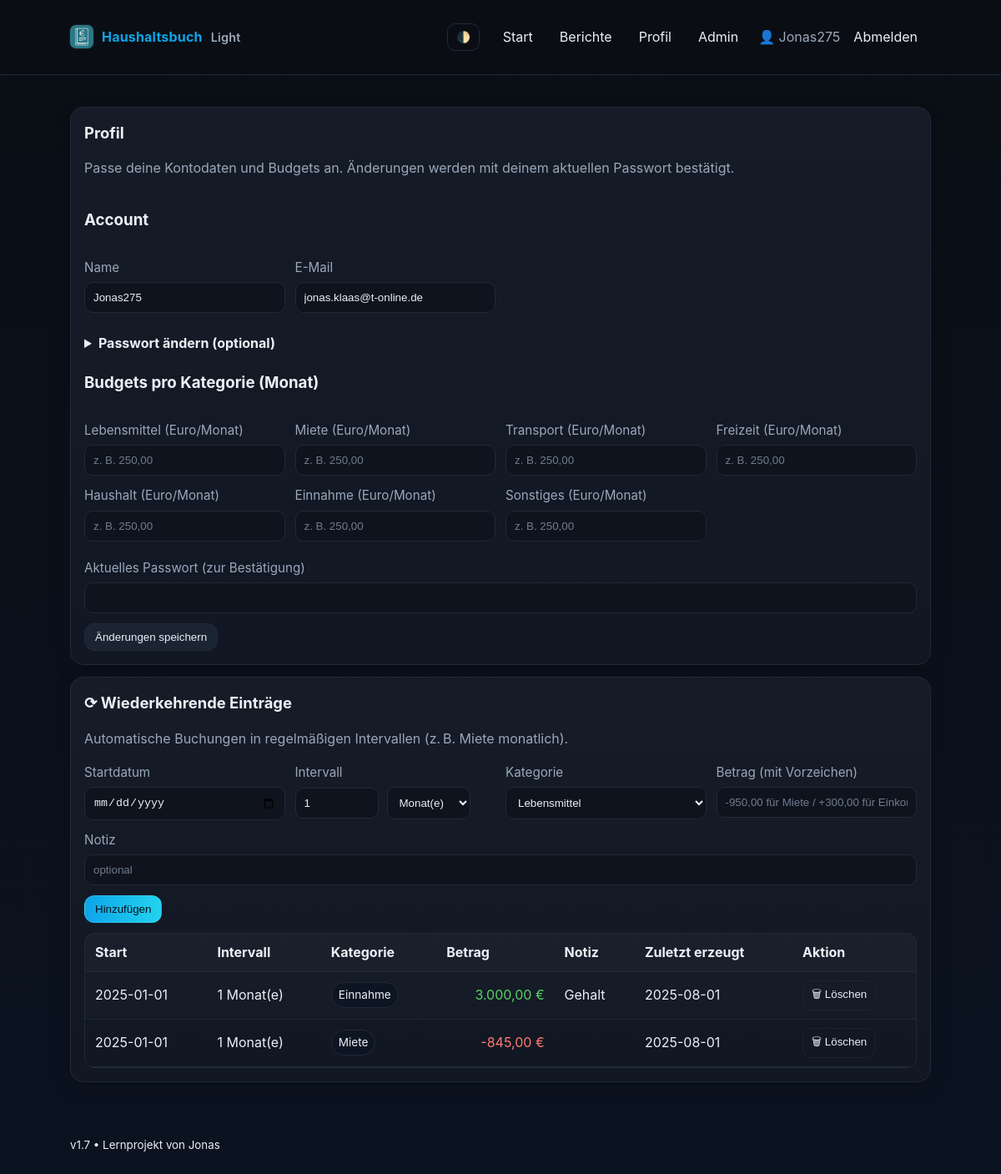
Screenshot of /profile (signed in) with the database file from the repository.
### tables this page shows
CREATE TABLE users (
              id INTEGER PRIMARY KEY AUTOINCREMENT,
              email TEXT UNIQUE NOT NULL,
              name TEXT NOT NULL,
              password_hash TEXT NOT NULL,
              created_at TEXT DEFAULT CURRENT_TIMESTAMP
            , is_admin INTEGER DEFAULT 0);

CREATE TABLE recurring(
            id INTEGER PRIMARY KEY AUTOINCREMENT,
            user_id INTEGER NOT NULL,
            start_date TEXT NOT NULL,
            interval_unit TEXT NOT NULL,   -- 'day' | 'week' | 'month'
            interval_value INTEGER NOT NULL,
            category TEXT NOT NULL,
            amount REAL NOT NULL,
            note TEXT,
            last_applied TEXT  -- letzte erzeugte Buchungs-Datum
        );

### app.py (the view)
@app.get("/profile")
@login_required
def profile():
    init_db()
    u = get_user_by_id(current_user.id)
    budgets = get_budgets_for_user(int(current_user.id))
    recurring = get_recurring_list(int(current_user.id))
    return render_template("profile.html", user=u, budgets=budgets, recurring=recurring, categories=CATEGORIES, app_name="Haushaltsbuch")

### app.py (called while the page is built)
@login_manager.user_loader
def load_user(user_id: str):
    u = get_user_by_id(user_id)
    return DBUser(u["id"], u["email"], u["name"], u.get("is_admin",0)) if u else None

def get_conn():
    conn = sqlite3.connect(DB_PATH); conn.row_factory = sqlite3.Row; return conn

def bootstrap_admin_if_configured():
    if not ADMIN_EMAIL: return
    with get_conn() as conn:
        row = conn.execute("SELECT id FROM users WHERE email = ?", (ADMIN_EMAIL.lower().strip(),)).fetchone()
        if row: conn.execute("UPDATE users SET is_admin = 1 WHERE id = ?", (row["id"],))

def get_user_by_id(user_id):
    with get_conn() as conn:
        r = conn.execute("SELECT * FROM users WHERE id = ?", (user_id,)).fetchone()
        return dict(r) if r else None

def get_budgets_for_user(user_id: int) -> dict:
    with get_conn() as conn:
        rows = conn.execute("SELECT category, monthly_limit FROM budgets WHERE user_id=?", (user_id,)).fetchall()
        return {r["category"]: float(r["monthly_limit"]) for r in rows}

def get_recurring_list(user_id:int):
    with get_conn() as conn:
        rows = conn.execute("""SELECT id,start_date,interval_unit,interval_value,category,amount,note,last_applied
                               FROM recurring WHERE user_id=? ORDER BY id DESC""", (user_id,)).fetchall()
        return [dict(r) for r in rows]

@app.template_filter("euro")
def format_euro(value) -> str:
    try: v = float(value)
    except Exception: return str(value)
    sign = "-" if v < 0 else ""; v = abs(v)
    s = f"{v:,.2f}".replace(",", "X").replace(".", ",").replace("X", ".")
    return f"{sign}{s}"

### templates/profile.html (shortened to what this page needs)
{% extends "base.html" %}
{% block content %}
<section class="card">
  <h2>Profil</h2>
  <p class="muted">Passe deine Kontodaten und Budgets an. Änderungen werden mit deinem aktuellen Passwort bestätigt.</p>
  <form class="form-grid" action="{{ url_for('profile_post') }}" method="post" novalidate>
    <h3 class="full">Account</h3>
    <label>
      <span>Name</span>
      <input type="text" name="name" value="{{ user.name }}" required>
    </label>
    <label>
      <span>E-Mail</span>
      <input type="email" name="email" value="{{ user.email }}" required>
    </label>
    <details class="full">
      <summary><strong>Passwort ändern (optional)</strong></summary>
    </details>
    <h3 class="full" style="margin-top:8px;">Budgets pro Kategorie (Monat)</h3>
    {% for c in categories %}
      <label>
        <span>{{ c }} (Euro/Monat)</span>
        <input type="text" name="budget_{{ c }}" value="{{ (budgets.get(c) if budgets else '')|default('', true)|euro if budgets and budgets.get(c) else '' }}" placeholder="z. B. 250,00">
      </label>
    {% endfor %}
    <label class="full" style="margin-top:8px;">
      <span>Aktuelles Passwort (zur Bestätigung)</span>
      <input type="password" name="current_password" required>
    </label>
    <div class="actions">
      <button class="btn" type="submit">Änderungen speichern</button>
    </div>
  </form>
</section>
<section class="card">
  <h2>⟳ Wiederkehrende Einträge</h2>
  <p class="muted">Automatische Buchungen in regelmäßigen Intervallen (z. B. Miete monatlich).</p>
  <form class="form-grid" action="{{ url_for('recurring_add') }}" method="post" novalidate>
    <label>
      <span>Startdatum</span>
      <input type="date" name="r_start" required>
    </label>
    <label>
      <span>Intervall</span>
      <div class="form-inline">
        <input type="number" name="r_value" min="1" value="1" style="width:100px">
        <select name="r_unit" required>
          <option value="month" selected>Monat(e)</option>
        </select>
      </div>
    </label>
    <label>
      <span>Kategorie</span>
      <select name="r_category" required>
        {% for c in categories %}<option value="{{ c }}">{{ c }}</option>{% endfor %}
      </select>
    </label>
    <label>
      <span>Betrag (mit Vorzeichen)</span>
      <input type="text" name="r_amount" placeholder="-950,00 für Miete / +300,00 für Einkommen" required>
    </label>
    <label class="full">
      <span>Notiz</span>
      <input type="text" name="r_note" placeholder="optional">
    </label>
    <div class="actions">
      <button class="btn btn-primary" type="submit">Hinzufügen</button>
    </div>
  </form>
  {% if recurring and recurring|length > 0 %}
    <div class="table-wrapper" style="margin-top:12px;">
      <table class="table">
        <thead>
          <tr>
            <th>Start</th>
            <th>Intervall</th>
            <th>Kategorie</th>
            <th class="right">Betrag</th>
            <th>Notiz</th>
            <th>Zuletzt erzeugt</th>
            <th>Aktion</th>
          </tr>
        </thead>
        <tbody>
          {% for r in recurring %}
            <tr>
              <td>{{ r.start_date }}</td>
              <td>{{ r.interval_value }} {{ 'Monat(e)' if r.interval_unit=='month' else 'Woche(n)' if r.interval_unit=='week' else 'Tag(e)' }}</td>
              <td><span class="badge">{{ r.category }}</span></td>
              <td class="right {{ 'neg' if r.amount < 0 else 'pos' }}">{{ r.amount|euro }} €</td>
              <td>{{ r.note }}</td>
              <td>{{ r.last_applied or '–' }}</td>
              <td class="actions">
                <form action="{{ url_for('recurring_delete', r_id=r.id) }}" method="post" onsubmit="return confirm('Wiederkehrenden Eintrag löschen?');">
                  <button class="btn btn-small btn-ghost" type="submit">🗑 Löschen</button>
                </form>
              </td>
            </tr>
          {% endfor %}
        </tbody>
      </table>
    </div>
  {% else %}
    <p class="muted" style="margin-top:8px;">Noch keine wiederkehrenden Einträge.</p>
  {% endif %}
</section>
{% endblock %}

### templates/base.html (shortened to what this page needs)
<!doctype html>
<html lang="de" data-menu-open="false">
<head>
  <link rel="stylesheet" href="{{ url_for('static', filename='styles.css') }}?v=17">
</head>
<body>
  <header class="site-header">
    <div class="container header-inner">
      <a href="{{ url_for('home') }}" class="brand-wrap">
        <img class="brand-logo" src="{{ url_for('static', filename='icons/icon-192.png') }}" alt="" />
        <div class="brand">
          {{ app_name or "Haushaltsbuch" }}
          <span class="brand-sub">Light</span>
        </div>
      </a>
      <button class="theme-toggle" id="themeToggle" aria-label="Darstellung wechseln">🌓</button>
      <nav class="nav desktop-only">
        {% if current_user.is_authenticated %}
          <a href="{{ url_for('home') }}" class="nav-link">Start</a>
          <a href="{{ url_for('reports') }}" class="nav-link">Berichte</a>
          <a href="{{ url_for('profile') }}" class="nav-link">Profil</a>
          {% if current_user.is_admin %}
            <a href="{{ url_for('admin_users') }}" class="nav-link">Admin</a>
          {% endif %}
          <span class="nav-user">👤 {{ current_user.name }}</span>
          <a href="{{ url_for('logout') }}" class="nav-link">Abmelden</a>
        {% else %}
          <a href="{{ url_for('login') }}" class="nav-link">Anmelden</a>
          <a href="{{ url_for('register') }}" class="nav-link">Registrieren</a>
        {% endif %}
      </nav>
    </div>
  </header>
  <main class="container">
    {% block content %}{% endblock %}
  </main>
  <footer class="site-footer">
    <div class="container">
      <small>v1.7 • Lernprojekt von Jonas</small>
    </div>
  </footer>
</body>
</html>

### static/styles.css (style rules this page uses)
:root { --bg:#0a0f15; --card:#111723; --muted:#9aa8bb; --text:#eaf0f7; --brand:#0ea5e9; --brand-2:#22d3ee; --ok:#56d364; --warn:#fbbf24; --err:#ff7b72; --btn:#1b2432; --btn-hover:#263146; --border:#202a39; --danger:#2a1313; --danger-border:#5a1f1f; }
* { box-sizing:border-box }
html,body { margin:0;padding:0;background:linear-gradient(180deg,#0a0f15 0%,#0b1220 100%); color:var(--text); font-family:'Inter',system-ui,Segoe UI,Roboto,Arial; font-size:clamp(15px,1vw+12px,18px); line-height:1.55; }
a { color:var(--brand);text-decoration:none }
.container { max-width:1200px;width:90%;margin:0 auto;padding:clamp(12px,2vw,24px) }
.site-header { position:sticky;top:0;z-index:40;background:rgba(10,15,21,.7);backdrop-filter:blur(8px);border-bottom:1px solid var(--border) }
.header-inner { display:flex;align-items:center;gap:12px }
.brand-wrap { display:flex;align-items:center;gap:10px;margin-right:auto }
.brand-logo { width:28px;height:28px;border-radius:7px;box-shadow:0 0 0 1px rgba(255,255,255,.06) }
.brand { font-weight:700;letter-spacing:.2px;font-size:clamp(1rem,1.2vw+0.8rem,1.3rem) }
.brand-sub { display:inline-block;margin-left:6px;font-weight:600;font-size:.9rem;color:var(--muted) }
.nav .nav-link { margin:0 6px;padding:8px 10px;border-radius:10px;color:var(--text) }
.nav-user { margin-left:8px;color:var(--muted) }
.theme-toggle { border:1px solid var(--border);background:transparent;border-radius:10px;color:var(--text);padding:8px 10px;cursor:pointer;margin-left:6px }
.desktop-only { display:flex;align-items:center }
.card { background:linear-gradient(180deg, rgba(255,255,255,.02), transparent), var(--card); border:1px solid var(--border);border-radius:16px;padding:16px;margin:14px 0;box-shadow:0 8px 24px rgba(0,0,0,.15) }
.card h2 { margin:0 0 10px 0;font-size:1.15rem;display:flex;align-items:center;gap:8px }
.muted { color:var(--muted) }
.table-wrapper { overflow:auto;border:1px solid var(--border);border-radius:12px }
.table { width:100%;border-collapse:collapse }
.table th,.table td { padding:10px 12px;border-bottom:1px solid var(--border) }
.table thead th { font-weight:700;text-align:left;background:rgba(255,255,255,.03);position:sticky;top:0 }
.table tbody tr:nth-child(odd) { background:rgba(255,255,255,.01) }
.table td.right { text-align:right }
.pos { color:var(--ok) }
.neg { color:var(--err) }
.badge { display:inline-block;padding:4px 8px;border-radius:999px;border:1px solid var(--border);background:#0e1522;color:var(--text);font-size:.85rem }
.btn { background:var(--btn);border:1px solid var(--border);color:var(--text);padding:8px 12px;border-radius:12px;cursor:pointer;transition:transform .02s ease, background .15s }
.btn-ghost { background:transparent;border:1px dashed var(--border) }
.btn-small { padding:6px 10px;border-radius:10px }
.btn-primary { background:linear-gradient(90deg,var(--brand),var(--brand-2));border:1px solid rgba(255,255,255,.1);color:#081018 }
.form-grid { display:grid;grid-template-columns:repeat(auto-fit,minmax(220px,1fr));gap:12px }
.form-grid label { display:flex;flex-direction:column;gap:6px }
.form-grid label span { color:var(--muted);font-size:.95rem }
.form-grid .full { grid-column:1/-1 }
.form-inline { display:flex;gap:10px;align-items:center;flex-wrap:wrap }
input,select { background:#0e131d;border:1px solid var(--border);color:var(--text);padding:10px;border-radius:10px }
input::placeholder { color:#6f7c8f }

### rows the page displays
users: name "Jonas275", email "jonas.klaas@t-online.de"
recurring: start_date "2025-01-01", interval_value "1", interval_unit "Monat(e)", category "Einnahme", amount|euro "3.000,00", note "Gehalt", last_applied "2025-08-01"
recurring: start_date "2025-01-01", interval_value "1", interval_unit "Monat(e)", category "Miete", amount|euro "-845,00", last_applied "2025-08-01"

### other values shown
{{ app_name or "Haushaltsbuch" }} "Haushaltsbuch"
{{ c }} "Lebensmittel" "Miete" "Transport" "Freizeit" "Haushalt" "Einnahme" "Sonstiges"
form field r_category "Lebensmittel"
